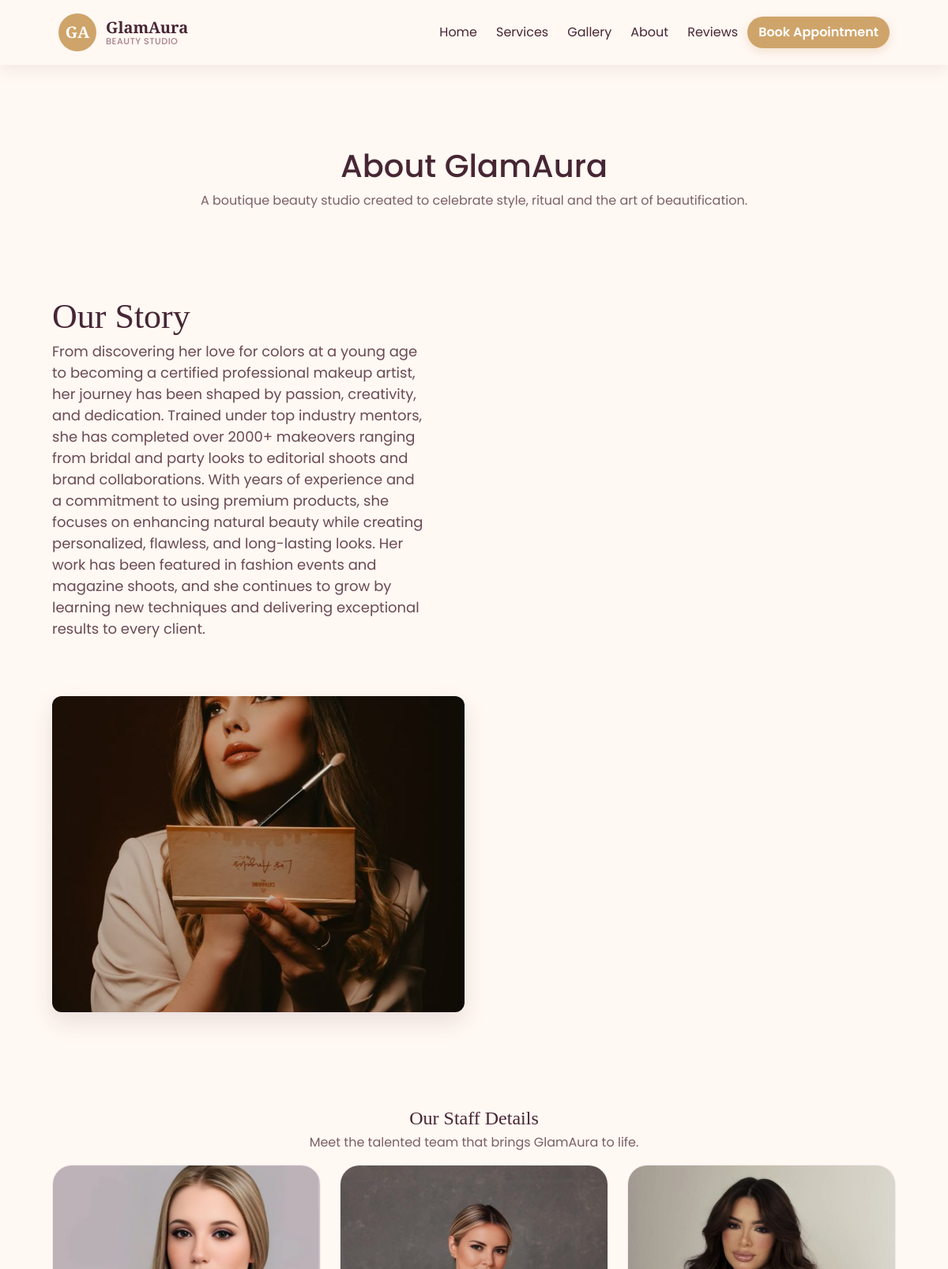
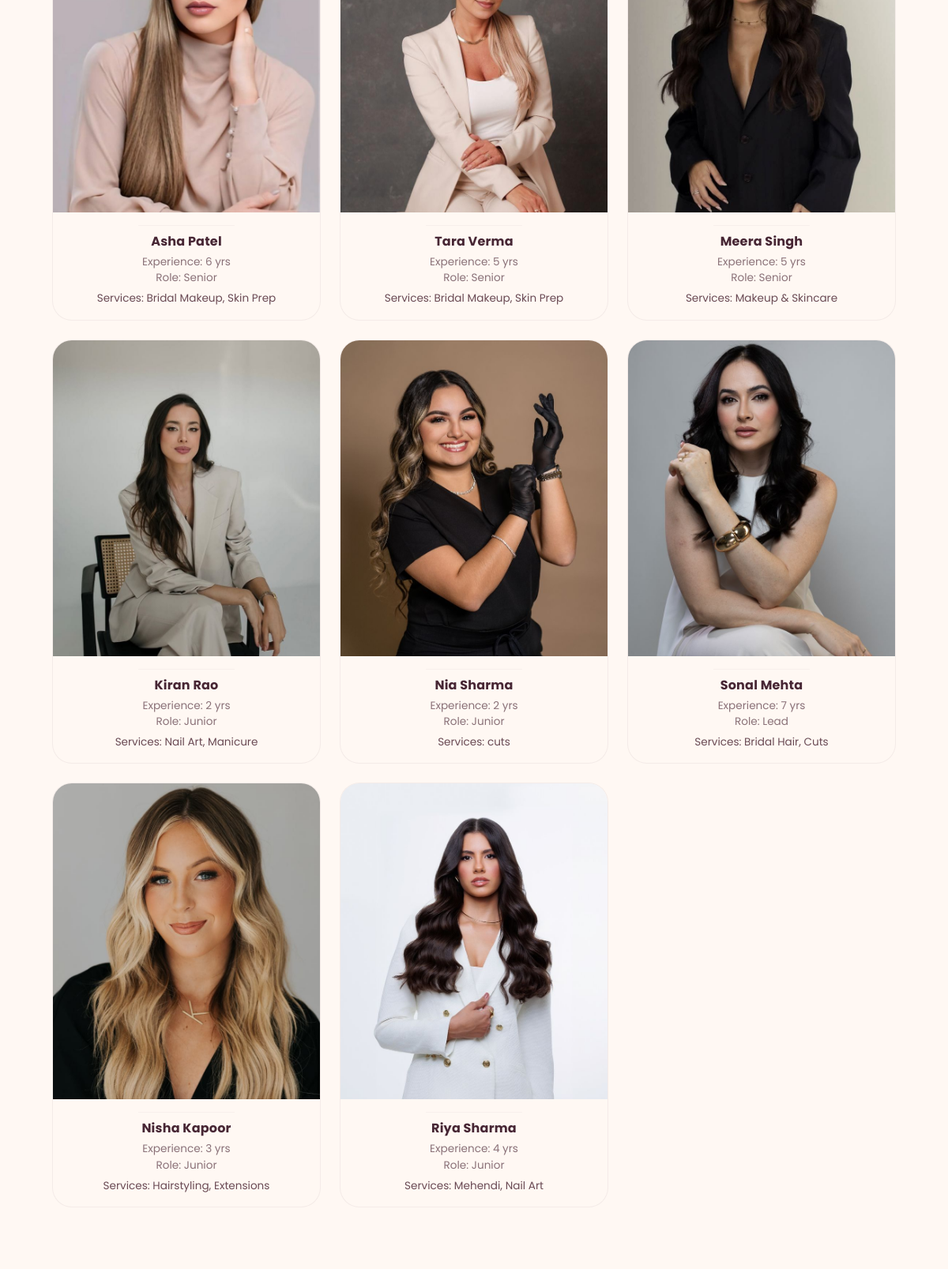
Page /about.php (upper part) on the committed database (2 pictures, top to bottom).
### tables this page shows
CREATE TABLE `tbl_staff` (
  `id` int(11) NOT NULL,
  `name` varchar(100) NOT NULL,
  `experience` varchar(40) NOT NULL,
  `role` varchar(100) NOT NULL,
  `services` varchar(100) NOT NULL,
  `image` varchar(255) NOT NULL,
  `status` tinyint(4) NOT NULL DEFAULT 1,
  `created_at` timestamp NOT NULL DEFAULT current_timestamp()
);

### about.php (the view, shortened to what this page needs)
<?php
include 'conn.php';
?>
<!doctype html>
<html lang="en">
    <head>
  </head>
<body>
<?php include('layouts/header.php'); ?>
<main>
    <div class="container">
      <section class="page-intro text-center">
        <h1>About GlamAura</h1>
        <p class="muted">A boutique beauty studio created to celebrate style, ritual and the art of beautification.</p>
      </section>
    </div>
    <section class="hero">
      <div class="container">
        <div class="row hero-inner align-items-center g-4">
          <div class="col-lg-6 col-md-12 hero-content order-2 order-lg-1">
            <h1 class="hero-title">Our Story</h1>
            <p class="hero-sub">From discovering her love for colors at a young age to becoming a certified professional makeup artist, her journey has been shaped by passion, creativity, and dedication. Trained under top industry mentors, she has completed over 2000+ makeovers ranging from bridal and party looks to editorial shoots and brand collaborations. With years of experience and a commitment to using premium products, she focuses on enhancing natural beauty while creating personalized, flawless, and long-lasting looks. Her work has been featured in fashion events and magazine shoots, and she continues to grow by learning new techniques and delivering exceptional results to every client.</p>
          </div>
          <div class="col-lg-6 col-md-12 hero-image text-center order-1 order-lg-2">
            <div class="slideshow">
              <img src="assets/images/staff/s3.jpg" class="slide active img-fluid">
            </div>
          </div>
        </div>
      </div>
    </section>
    <section class="featured">
      <div class="container">
        <h2 class="section-title text-center">Our Staff Details</h2>
        <p class="section-sub text-center">Meet the talented team that brings GlamAura to life.</p>
        <div class="row g-4">
            <?php
                $query = "SELECT * FROM tbl_staff WHERE status = 1 ORDER BY id DESC";
                $result = mysqli_query($conn, $query);
                if(mysqli_num_rows($result) > 0){
                    while($row = mysqli_fetch_assoc($result)){
            ?>
                <div class="col-6 col-md-6 col-lg-4">
                  <article class="service-card h-100">
                      <img src="assets/images/staff/<?php echo $row['image']; ?>" alt="<?php echo $row['name']; ?>" class="img-fluid">
                      <div class="staff-info p-3">
                          <strong class="staff-name"><?php echo $row['name']; ?></strong>
                          <div class="staff-meta">
                              Experience: <?php echo $row['experience']; ?> <br>
                              Role: <?php echo ucfirst($row['role']); ?>
                          </div>
                          <div class="staff-services">
                              Services: <?php echo $row['services']; ?>
                          </div>
                      </div>
                  </article>
                </div>
            <?php
                    }
                } else {
                    echo "<div class='col-12'><p class='text-center'>No staff members found.</p></div>";
                }
            ?>
        </div>
      </div>
    </section>
    <section class="about-preview">
    </section>
  </main>
<?php include('layouts/footer.php'); ?>
<link rel="stylesheet" href="https://cdn.jsdelivr.net/npm/bootstrap-icons@1.11.1/font/bootstrap-icons.css">
</body>
</html>

### assets/css/styles.css (style rules this page uses)
:root { --blush: #F6D0D6; --rose-gold: #CFA46A; --ivory: #FFF8F3; --mauve: #A77F8C; --plum: #472634; --accent: var(--rose-gold); --radius: 12px; --max-width: 1100px; --header-height: 72px; }
* { box-sizing:border-box }
html,body { height:100% }
body { margin:0;font-family:'Poppins',system-ui, -apple-system, "Segoe UI", Roboto, 'Helvetica Neue', Arial; color:var(--plum);background:var(--ivory);-webkit-font-smoothing:antialiased; }
.container { max-width:var(--max-width);margin:0 auto;padding:1rem }
main { padding-top:calc(var(--header-height) + 12px); }
.hero { padding:3rem 0;background:var(--ivory);position:relative }
.hero-inner { gap:2rem;align-items:center }
.hero-title { font-family:'Playfair Display',serif;font-size:2.75rem;margin:.2rem 0;color:var(--plum) }
.hero-sub { color:#6a4a54;max-width:42ch;font-size:1.125rem }
.hero-image img { width:70%; height:auto; border-radius:16px;box-shadow:0 12px 30px rgba(71,38,52,.12) }
.slideshow { position: relative; width: 100%; height: 400px; }
.slideshow .slide { position: absolute; top: 0; left: 0; width: 100%; height: 400px; object-fit: cover; border-radius: 12px; opacity: 0; transition: opacity 1s ease-in-out; }
.slideshow .slide.active { opacity: 1; }
.featured { padding:2.5rem 0 }
.section-title { font-family:'Playfair Display',serif;font-size:1.5rem;margin-bottom:.25rem }
.section-sub { color:#7a5f66;margin-bottom:1rem }
.service-card { background:var(--ivory);border-radius:25px;text-align:center;transition:transform .35s,box-shadow .35s;overflow:hidden }
.service-card img { width:100%;height:400px;aspect-ratio:1/1.4;object-fit:cover;border-radius:12px 12px 0 0;margin-bottom:0 }
.about-preview { padding:2rem 0 }
.page-intro { padding:3.9rem 0 0.6rem 0 }
.muted { color:#7b6168 }
.service-card { position: relative; background: var(--ivory); text-align: center; transition: all 0.3s ease; border: 1px solid rgba(71, 38, 52, 0.06); }
:root { --rose-gold: #CFA46A; }
.staff-info { padding:.65rem .5rem .9rem .5rem;text-align:center;margin-top:auto;width:100% }
.staff-name { display:block;color:var(--plum);margin-bottom:.25rem;font-weight:700;font-size:1rem;letter-spacing:0.2px }
.staff-meta { color:#8a7178;font-size:0.85rem;margin-bottom:0.35rem }
.staff-services { color:#6a4a54;font-size:0.85rem }
.staff-info:before { content:"";display:block;height:1px;width:40%;background:rgba(71,38,52,0.04);margin:0 auto .5rem;border-radius:2px }

### about.php (style rules this page uses)
:root { --rose-gold: #CFA46A; }

### rows in the picture
tbl_staff: image (picture), name "Asha Patel", experience "6 yrs", role "Senior", services "Bridal Makeup, Skin Prep"
tbl_staff: image (picture), name "Tara Verma", experience "5 yrs", role "Senior", services "Bridal Makeup, Skin Prep"
tbl_staff: image (picture), name "Meera Singh", experience "5 yrs", role "Senior", services "Makeup & Skincare"
tbl_staff: image (picture), name "Kiran Rao", experience "2 yrs", role "Junior", services "Nail Art, Manicure"
tbl_staff: image (picture), name "Nia Sharma", experience "2 yrs", role "Junior", services "cuts"
tbl_staff: image (picture), name "Sonal Mehta", experience "7 yrs", role "Lead", services "Bridal Hair, Cuts"
tbl_staff: image (picture), name "Nisha Kapoor", experience "3 yrs", role "Junior", services "Hairstyling, Extensions"
tbl_staff: image (picture), name "Riya Sharma", experience "4 yrs", role "Junior", services "Mehendi, Nail Art"
